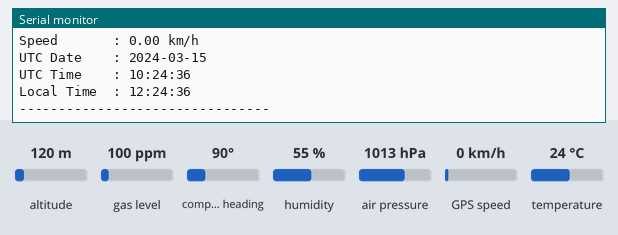
A program run on a simulated ESP32. Parts: the last lines printed to the serial monitor. The inputs (shaded band) are chosen by the test bench; at power-on: altitude 120 m, air pressure 1013 hPa, GPS speed 0 km/h, temperature 24 °C, gas level 100 ppm, compass heading 90°, humidity 55 %. Storage starts empty; the GPS gets a fix after 3 s at 37.7749, -122.4194 with 8 satellites.

Above: at 6.4 s.
6.5 s: altitude set to 20 m
At 7.9 s:
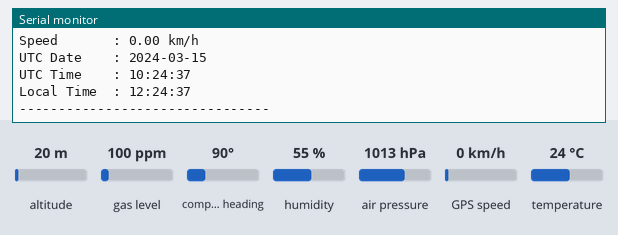
10.5 s: air pressure set to 952 hPa
At 11.8 s:
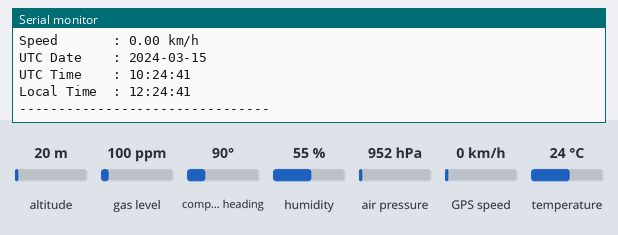
12.0 s: GPS speed set to 30 km/h
At 13.0 s:
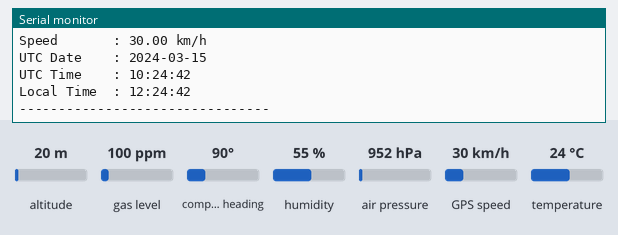
13.5 s: temperature set to 12 °C
At 13.5 s:
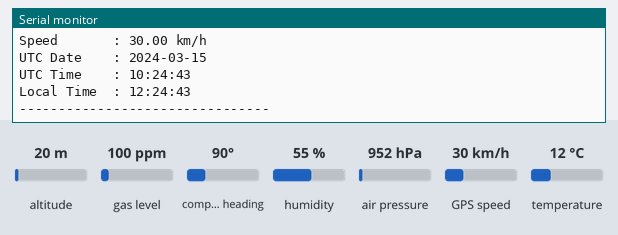

The program:

main.cpp
```cpp
#include <Arduino.h>
#include <math.h>

#include "Config.h"
#include "BMP388Sensor.h"
#include "SDLogger.h"
#include "GPSSensor.h"
#include "SystemHealth.h"
#include "SystemEvents.h"
#include "BufferedLogger.h"

// --------------------------------------------------
// System Modules
// --------------------------------------------------

BMP388Sensor bmp;
SDLogger logger;
GPSSensor gps;
SystemHealth health;
SystemEvents events;
BufferedLogger telemetryBuffer;

// --------------------------------------------------
// Timing
// --------------------------------------------------

unsigned long lastLog = 0;
unsigned long lastHealthPrint = 0;

// --------------------------------------------------
// GPS Altitude Reference
// --------------------------------------------------

bool gpsReferenceCaptured = false;
float gpsReferenceAltitude = 0.0f;

// --------------------------------------------------
// GPS Health State Tracking
// --------------------------------------------------

bool gpsWarningActive = false;
GpsErrorCode activeGpsWarning = GPS_ERROR_NONE;

// --------------------------------------------------
// Helper: Write Telemetry Record to SD
// --------------------------------------------------

bool writeTelemetryRecordToSd(
    const TelemetryRecord& record)
{
    return logger.writeData(
        record.timestamp,
        record.temperature,
        record.pressure,
        record.bmpAltitude,
        record.gpsFix,
        record.latitude,
        record.longitude,
        record.gpsAltitude,
        record.flightAltitude,
        record.speed);
}

// --------------------------------------------------
// Helper: Flush Buffered Telemetry Records
// --------------------------------------------------

bool flushBufferedRecords()
{
    if (telemetryBuffer.isEmpty())
    {
        return true;
    }

    events.logEvent(
        EVENT_BUFFER_FLUSH_STARTED);

    while (!telemetryBuffer.isEmpty())
    {
        TelemetryRecord pendingRecord;

        // IMPORTANT:
        // Use peek() first to preserve FIFO order.
        // Only remove the record from the buffer
        // after it has been written successfully.
        if (!telemetryBuffer.peek(pendingRecord))
        {
            return false;
        }

        bool writeOk =
            writeTelemetryRecordToSd(
                pendingRecord);

        events.updateSdState(
            true,
            writeOk,
            logger.isStorageFull());

        if (!writeOk)
        {
            return false;
        }

        TelemetryRecord discardedRecord;

        telemetryBuffer.pop(
            discardedRecord);
    }

    events.logEvent(
        EVENT_BUFFER_FLUSH_COMPLETED);

    return true;
}

// --------------------------------------------------
// Helper: Update SD Health Information
// --------------------------------------------------

void updateSdHealth()
{
    uint64_t totalBytes = logger.getTotalBytes();
    uint64_t usedBytes = logger.getUsedBytes();

    if (events.isSdRemoved())
    {
        health.reportSdFailure(
            SD_ERROR_CARD_REMOVED);

        return;
    }

    if (totalBytes == 0)
    {
        health.reportSdFailure(
            SD_ERROR_NOT_INITIALIZED);

        return;
    }

    health.updateSdStorage(
        totalBytes,
        usedBytes);
}

// --------------------------------------------------
// Helper: Report GPS Health Without Counter Spam
// --------------------------------------------------

void reportGpsHealth(
    bool gpsDetected,
    bool gpsFix)
{
    if (!gpsDetected)
    {
        if (!gpsWarningActive ||
            activeGpsWarning != GPS_ERROR_NO_DATA)
        {
            health.reportGpsWarning(
                GPS_ERROR_NO_DATA);

            gpsWarningActive = true;
            activeGpsWarning = GPS_ERROR_NO_DATA;
        }

        return;
    }

    if (!gpsFix)
    {
        if (!gpsWarningActive ||
            activeGpsWarning != GPS_ERROR_NO_FIX)
        {
            health.reportGpsWarning(
                GPS_ERROR_NO_FIX);

            gpsWarningActive = true;
            activeGpsWarning = GPS_ERROR_NO_FIX;
        }

        return;
    }

    health.reportGpsOk();

    gpsWarningActive = false;
    activeGpsWarning = GPS_ERROR_NONE;
}

// --------------------------------------------------
// Helper: Print System Health Periodically
// --------------------------------------------------

void printHealthIfNeeded()
{
#if PRINT_HEALTH_TO_SERIAL

    if (millis() - lastHealthPrint >= HEALTH_PRINT_INTERVAL_MS)
    {
        lastHealthPrint = millis();

        health.printStatus();

        events.printSdState();

        Serial.println();
        Serial.println("Buffered Logging");
        Serial.println("--------------------------------");

        Serial.print("Buffered Records : ");
        Serial.println(telemetryBuffer.size());

        Serial.print("Buffer Capacity  : ");
        Serial.println(telemetryBuffer.capacity());

        Serial.print("Buffer Free      : ");
        Serial.println(telemetryBuffer.freeSpace());

        Serial.print("Dropped Records  : ");
        Serial.println(telemetryBuffer.getDroppedRecords());

        Serial.print("Total Buffered   : ");
        Serial.println(telemetryBuffer.getTotalBuffered());

        Serial.println("--------------------------------");
        Serial.println();
    }

#endif
}

// --------------------------------------------------
// Setup
// --------------------------------------------------

void setup()
{
    Serial.begin(115200);

    health.reset();

    events.begin();

    events.logEvent(
        EVENT_SYSTEM_START);

    Serial.println();
    Serial.println("================================");
    Serial.println(SYSTEM_NAME);
    Serial.println("================================");
    Serial.println();

    Serial.println("Running Power-On Self Test (POST)...");
    Serial.println();

    // --------------------------------------------------
    // BufferedLogger Self-Test
    // --------------------------------------------------

    Serial.println("BufferedLogger Self-Test");

    TelemetryRecord test = {};
    test.timestamp = 123;

    if (!telemetryBuffer.push(test))
    {
        Serial.println("[FAIL] BufferedLogger push");
    }
    else
    {
        TelemetryRecord out = {};

        if (!telemetryBuffer.pop(out))
        {
            Serial.println("[FAIL] BufferedLogger pop");
        }
        else if (out.timestamp != 123)
        {
            Serial.println("[FAIL] BufferedLogger FIFO");
        }
        else
        {
            Serial.println("[PASS] BufferedLogger");
        }
    }

    // --------------------------------------------------
    // BMP388
    // --------------------------------------------------

    if (!bmp.begin())
    {
        health.reportBmpFailure(
            BMP_ERROR_READ_FAILED);

        Serial.println("[FAIL] BMP388 sensor not detected");

#if HALT_ON_BMP388_FAIL
        while (1)
        {
            delay(1000);
        }
#endif
    }

    if (!bmp.selfTest())
    {
        health.reportBmpFailure(
            BMP_ERROR_INVALID_DATA);

        Serial.println("[FAIL] BMP388 self-test failed");

#if HALT_ON_BMP388_FAIL
        while (1)
        {
            delay(1000);
        }
#endif
    }

    health.reportBmpOk();

    Serial.println("[PASS] BMP388 sensor");

    // --------------------------------------------------
    // SD Card
    // --------------------------------------------------

    if (!logger.begin())
    {
        health.reportSdFailure(
            SD_ERROR_NOT_INITIALIZED);

        Serial.println("[FAIL] SD card not detected");
        Serial.println();
        Serial.println("Please check:");
        Serial.println(" - microSD card is inserted");
        Serial.println(" - SD module wiring");
        Serial.println(" - SD module power supply (5V)");
        Serial.println(" - SD card format (FAT32)");

#if HALT_ON_SD_FAIL
        while (1)
        {
            delay(1000);
        }
#endif
    }

    if (!logger.selfTest())
    {
        health.reportSdFailure(
            SD_ERROR_SELFTEST_FAILED);

        Serial.println("[FAIL] SD card self-test failed");

#if HALT_ON_SD_FAIL
        while (1)
        {
            delay(1000);
        }
#endif
    }

    health.reportSdOk();
    updateSdHealth();

    Serial.println("[PASS] SD card");

#if GPS_ENABLED

    // --------------------------------------------------
    // GPS
    // --------------------------------------------------

    gps.begin();

    if (!gps.selfTest())
    {
        health.reportGpsWarning(
            GPS_ERROR_NO_DATA);

        gpsWarningActive = true;
        activeGpsWarning = GPS_ERROR_NO_DATA;

        Serial.println("[WARN] GPS receiver not detected");
    }
    else
    {
        health.reportGpsOk();

        gpsWarningActive = false;
        activeGpsWarning = GPS_ERROR_NONE;

        Serial.println("[PASS] GPS receiver");
    }

#endif

#if GPS_ENABLED

    // --------------------------------------------------
    // Wait for GPS Fix
    // --------------------------------------------------

    unsigned long gpsStart = millis();

    while ((millis() - gpsStart) <
           (GPS_FIX_TIMEOUT_SECONDS * 1000UL))
    {
        gps.update();

        if (gps.hasFix())
        {
            break;
        }

        delay(50);
    }

    reportGpsHealth(
        gps.isDetected(),
        gps.hasFix());

#endif

    // --------------------------------------------------
    // Create Flight Log
    // --------------------------------------------------

#if GPS_ENABLED

    if (gps.hasFix())
    {
        Serial.println("[INFO] Creating GPS timestamped log file");

        if (!logger.createLogFile(
                gps.getLocalDate(),
                gps.getLocalTime()))
        {
            health.reportSdFailure(
                SD_ERROR_FILE_CREATION_FAILED);

            Serial.println("[FAIL] Flight log creation failed");

#if HALT_ON_SD_FAIL
            while (1)
            {
                delay(1000);
            }
#endif
        }
    }
    else
    {
        Serial.println("[WARN] GPS fix unavailable");
        Serial.println("[INFO] Using fallback filename");

        if (!logger.createLogFile())
        {
            health.reportSdFailure(
                SD_ERROR_FILE_CREATION_FAILED);

            Serial.println("[FAIL] Flight log creation failed");

#if HALT_ON_SD_FAIL
            while (1)
            {
                delay(1000);
            }
#endif
        }
    }

#else

    if (!logger.createLogFile())
    {
        health.reportSdFailure(
            SD_ERROR_FILE_CREATION_FAILED);

        Serial.println("[FAIL] Flight log creation failed");

#if HALT_ON_SD_FAIL
        while (1)
        {
            delay(1000);
        }
#endif
    }

#endif

    health.reportSdOk();
    updateSdHealth();

    Serial.print("[PASS] Flight log: ");
    Serial.println(logger.getLogFileName());

    Serial.println();
    Serial.println("All systems passed");
    Serial.println("System READY");
    Serial.println();

    events.logEvent(
        EVENT_SYSTEM_READY);

    health.printStatus();
}

// --------------------------------------------------
// Main Loop
// --------------------------------------------------

void loop()
{
#if GPS_ENABLED
    gps.update();
#endif

    if (millis() - lastLog >= LOG_INTERVAL_MS)
    {
        lastLog = millis();

        // --------------------------------------------------
        // BMP388 Update
        // --------------------------------------------------

        if (!bmp.update())
        {
            health.reportBmpFailure(
                BMP_ERROR_READ_FAILED);

            events.updateBmpState(
                false);

            Serial.println("[WARN] BMP388 read error");

            printHealthIfNeeded();

            return;
        }

        health.reportBmpOk();

        events.updateBmpState(
            true);

        float temperature = bmp.getTemperature();
        float pressure = bmp.getPressure();
        float bmpAltitude = bmp.getRelativeAltitude();

#if GPS_ENABLED

        // --------------------------------------------------
        // GPS Update
        // --------------------------------------------------

        bool gpsDetected = gps.isDetected();
        bool gpsFix = gps.hasFix();

        events.updateGpsState(
            gpsDetected,
            gpsFix);

        reportGpsHealth(
            gpsDetected,
            gpsFix);

        double latitude = gps.getLatitude();
        double longitude = gps.getLongitude();

        float gpsAltitude = gps.getAltitude();
        float gpsSpeed = gps.getSpeed();

        // --------------------------------------------------
        // GPS Speed Deadband
        // --------------------------------------------------

        if (fabs(gpsSpeed) < GPS_SPEED_DEADBAND_KMH)
        {
            gpsSpeed = 0.0f;
        }

#else

        bool gpsDetected = false;
        bool gpsFix = false;

        double latitude = 0.0;
        double longitude = 0.0;

        float gpsAltitude = 0.0f;
        float gpsSpeed = 0.0f;

#endif

        // --------------------------------------------------
        // Capture GPS Reference Altitude
        // --------------------------------------------------

        if (gpsFix && !gpsReferenceCaptured)
        {
            gpsReferenceAltitude = gpsAltitude;
            gpsReferenceCaptured = true;

            Serial.print("[INFO] GPS reference altitude captured: ");
            Serial.print(gpsReferenceAltitude, 1);
            Serial.println(" m");
        }

        // --------------------------------------------------
        // Flight Altitude
        // --------------------------------------------------

        float flightAltitude = 0.0f;

        if (gpsReferenceCaptured)
        {
            flightAltitude =
                gpsReferenceAltitude +
                bmpAltitude;
        }
        else
        {
            flightAltitude = gpsAltitude;
        }

        // --------------------------------------------------
        // Create Telemetry Record
        // --------------------------------------------------

        TelemetryRecord record = {};

        record.timestamp = millis() / 1000;

        record.temperature = temperature;
        record.pressure = pressure;
        record.bmpAltitude = bmpAltitude;

        record.gpsFix = gpsFix;

        record.latitude = latitude;
        record.longitude = longitude;

        record.gpsAltitude = gpsAltitude;
        record.flightAltitude = flightAltitude;

        record.speed = gpsSpeed;

        // --------------------------------------------------
        // Store Telemetry
        // --------------------------------------------------

        bool writeOk = false;

        if (!telemetryBuffer.isEmpty())
        {
            if (!telemetryBuffer.push(record))
            {
                events.logEvent(
                    EVENT_BUFFER_OVERFLOW);
            }

            writeOk =
                flushBufferedRecords();
        }
        else
        {
            writeOk =
                writeTelemetryRecordToSd(record);

            events.updateSdState(
                true,
                writeOk,
                logger.isStorageFull());

            if (!writeOk)
            {
                if (!telemetryBuffer.push(record))
                {
                    events.logEvent(
                        EVENT_BUFFER_OVERFLOW);
                }
                else
                {
                    events.logEvent(
                        EVENT_BUFFER_RECORD_STORED);
                }
            }
        }

        // --------------------------------------------------
        // Health Reporting
        // --------------------------------------------------

        if (writeOk)
        {
            health.reportSdOk();
        }
        else
        {
            if (events.isSdRemoved())
            {
                health.reportSdFailure(
                    SD_ERROR_CARD_REMOVED);
            }
            else if (logger.isStorageFull())
            {
                health.reportSdFailure(
                    SD_ERROR_CARD_FULL);
            }
            else
            {
                health.reportSdFailure(
                    SD_ERROR_WRITE_FAILED);
            }
        }

        updateSdHealth();

#if PRINT_TELEMETRY_TO_SERIAL

        // --------------------------------------------------
        // Console Output
        // --------------------------------------------------

        Serial.println("--------------------------------");

        Serial.print("Temperature : ");
        Serial.print(temperature, 2);
        Serial.println(" C");

        Serial.print("Pressure    : ");
        Serial.print(pressure, 2);
        Serial.println(" hPa");

        Serial.print("BMP Alt     : ");
        Serial.print(bmpAltitude, 2);
        Serial.println(" m");

#if GPS_ENABLED

        Serial.println();

        Serial.print("GPS Detected: ");
        Serial.println(gpsDetected ? "YES" : "NO");

        Serial.print("GPS Fix     : ");
        Serial.println(gpsFix ? "YES" : "NO");

        if (gpsFix)
        {
            Serial.print("Latitude    : ");
            Serial.println(latitude, 6);

            Serial.print("Longitude   : ");
            Serial.println(longitude, 6);

            Serial.print("GPS Alt     : ");
            Serial.print(gpsAltitude, 1);
            Serial.println(" m");

            Serial.print("Flight Alt  : ");
            Serial.print(flightAltitude, 2);
            Serial.println(" m");

            Serial.print("Speed       : ");
            Serial.print(gpsSpeed, 2);
            Serial.println(" km/h");

            Serial.print("UTC Date    : ");
            Serial.println(gps.getUtcDate());

            Serial.print("UTC Time    : ");
            Serial.println(gps.getUtcTime());

            Serial.print("Local Time  : ");
            Serial.println(gps.getLocalTime());
        }

#endif

        Serial.println("--------------------------------");
        Serial.println();

#endif

        printHealthIfNeeded();
    }
}
```

Source omitted: Config.h (3689 bytes)

Measured:
- after the input at 6.5 s, the serial monitor: prints a new line after 0.88 s (image 1)
- after the input at 10.5 s, the serial monitor: prints a new line after 0.87 s (image 2)
- after the input at 12.0 s, the serial monitor: prints a new line after 0.38 s (image 3)
